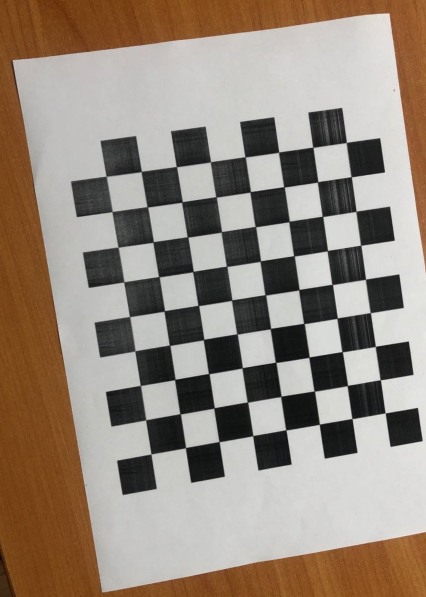
#> input picture ChessTable/test.jpg, 852 x 1193 px (shown at 1/2 size)
$ python shi_tomas_and_harris.py
#> lines starting #> are read from the running program, lines starting #| are printed output that depends on the picture; after the words box and inside, x2 and y2 are one past the last pixel; in counts of white or black regions, pixels touching at a corner belong together
import cv2
import numpy as np

# Shi Tomas
img = cv2.imread('test.jpg')
#> img is the input picture: shape (1193, 852, 3); mean B, G, R 124.1, 136.5, 149.5
img = cv2.resize(img, [85 * 3, 120 * 3])
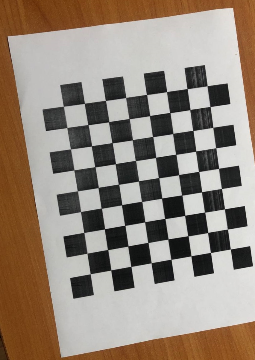
#> img: shape (360, 255, 3); mean B, G, R 124, 136.4, 149.4
gray = cv2.cvtColor(img, cv2.COLOR_BGR2GRAY)
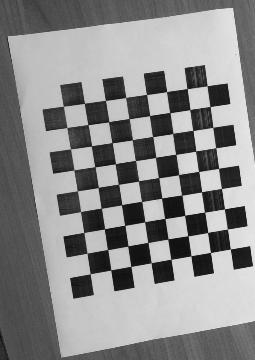
#> gray: shape (360, 255); min 6, max 238, mean 138.9
gray = cv2.blur(gray, (5, 5))
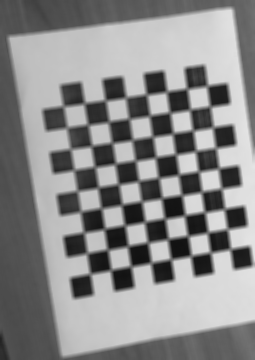
#> gray: shape (360, 255); min 17, max 228, mean 138.9

corners = cv2.goodFeaturesToTrack(gray, 25, 0.01, 10)
#> corners = 25 rows, first 8: [230, 231], [233, 251], [198, 153], [193, 253], [208, 109], [222, 207], [186, 238], [202, 210]
corners = np.int0(corners)

for i in corners:
    x, y = i.ravel()
    cv2.circle(img, (x, y), 3, 255, -1)
#> this loop made 25 passes
#> (x, y) on passes 1 to 12: (230, 231), (233, 251), (198, 153), (193, 253), (208, 109), (222, 207), (186, 238), (202, 210), (164, 200), (169, 262), (189, 86), (199, 190)
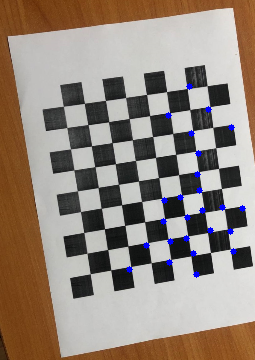
#> img: shape (360, 255, 3); 0.79% of pixels changed, all inside (x1, y1, x2, y2) = (126, 83, 246, 278)

cv2.imshow("Image", img)
cv2.imshow("Gray", gray)
cv2.waitKey(0)
cv2.destroyAllWindows()

# Harris
img = cv2.imread("test.jpg")
img = cv2.resize(img, [85 * 3, 120 * 3])
gray = cv2.cvtColor(img, cv2.COLOR_BGR2GRAY)
dst = cv2.cornerHarris(gray, 2, 3, 0.04)
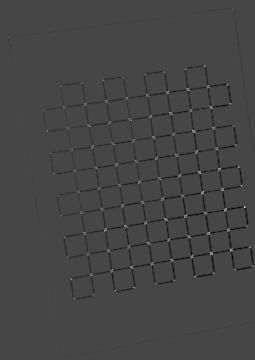
#> dst: shape (360, 255) float32; min -0.0126, max 0.0327, mean -0.000231; drawn with min black and max white

img[dst > 0.01 * dst.max()] = [0, 0, 255]
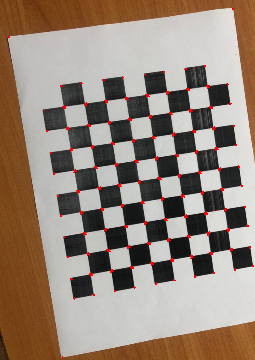
#> img: shape (360, 255, 3); 1% of pixels changed, all inside (x1, y1, x2, y2) = (8, 8, 254, 359)
cv2.imshow('Image', img)

cv2.waitKey(0)
cv2.destroyAllWindows()
